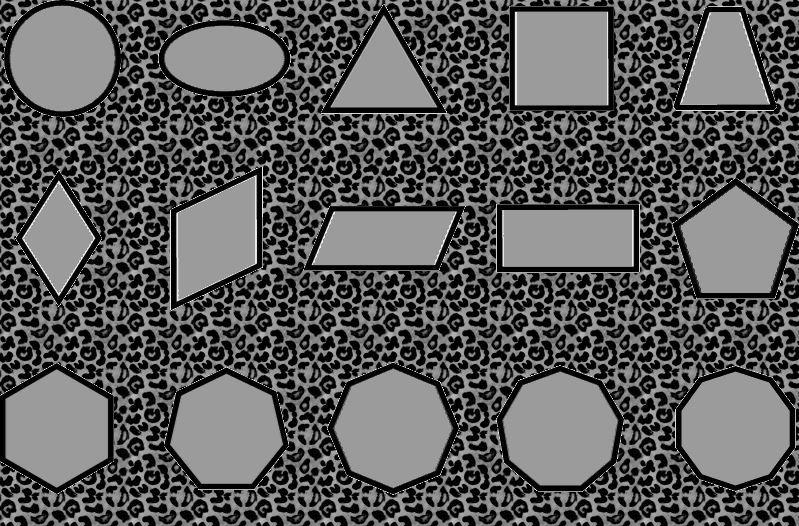
#> input picture imagens/shapes_leo.jpg, 799 x 526 px
$ python pycv-proj-test.py imagens/shapes_leo.jpg
#> lines starting #> are read from the running program, lines starting #| are printed output that depends on the picture; after the words box and inside, x2 and y2 are one past the last pixel; in counts of white or black regions, pixels touching at a corner belong together
'''
Created on 23 Nov 2017

@author: Vanessa Brischi Olivatto
'''

# coding=utf-8

# Developed and tested with:
#
# os: Windows 10
# python version: 3.6.3
# opencv version: 3.3.1

# Notes:
# (1) Two different sets of parameters were used in Hough transform. First set is tuned to detect small circles. Second
# set is tuned to detect larger circles. Results from both transforms are concatenated to obtain final circle detection
# (2) Pre-processing consists into opening and closing filtering to eliminate noise. Edge detection is added afterwards
#

import numpy as np
import cv2

import matplotlib.pyplot as plt
import sys


def Hough_circle_transform(path):

    # Read the image.
#> called with path = 'imagens/shapes_leo.jpg'
    image_ori = cv2.imread(path,0)
#> image_ori is the input picture: shape (526, 799); min 0, max 239, mean 88.9


    # Apply erosion followed by dilation filter (Opening) in order to reduce noise (elliptical kernel).
    kernel = cv2.getStructuringElement(cv2.MORPH_ELLIPSE,(22, 22))
    opening = cv2.morphologyEx(image_ori, cv2.MORPH_OPEN, kernel)
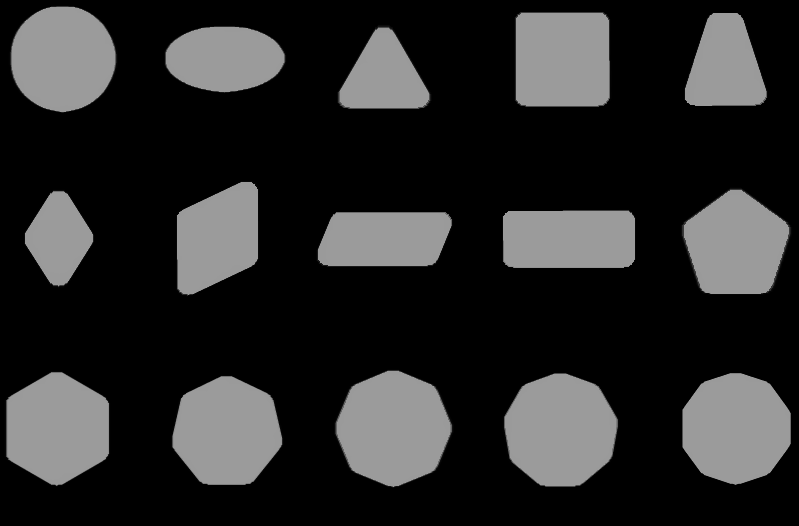
#> opening: shape (526, 799); min 0, max 155, mean 42.4

    # Apply dilation followed by erosion filter (Closing) in order to reduce noise (elliptical kernel).
    kernel = cv2.getStructuringElement(cv2.MORPH_ELLIPSE,(3,3))
    closing = cv2.morphologyEx(opening, cv2.MORPH_CLOSE, kernel)

    # Apply edge detection
    image = cv2.Canny(closing, 0, 255)
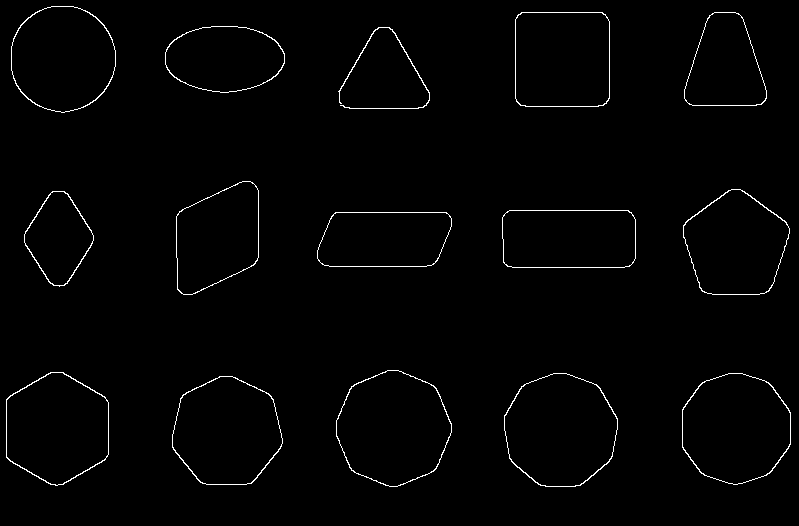
#> image: shape (526, 799); 1.3% white in thin lines or dots, all inside (x1, y1, x2, y2) = (6, 6, 791, 487)


    # Apply Hough Transform to small circles
    circles11 = cv2.HoughCircles(image, cv2.HOUGH_GRADIENT, 1.2, 60,
                            param1=50, param2=16, minRadius=4, maxRadius=10)
#> circles11 = [[420.6, 96.6, 9.16]]
    # Apply Hough Transform to large circles
    circles12 = cv2.HoughCircles(image, cv2.HOUGH_GRADIENT, 1.4, 60,
                            param1=50, param2=60, minRadius=10, maxRadius=90)
#> circles12 = [[63.7, 59.5, 52.7]]
    # Concatenate detected circles
    if circles11 is not None:
        circles = np.array([np.concatenate((circles11[0,:], circles12[0,:]), axis=0)])
#> circles = [[420.6, 96.6, 9.16], [63.7, 59.5, 52.7]]
    else:
        circles = circles12

    circles = np.uint16(np.around(circles))
#> circles = [[421, 97, 9], [64, 60, 53]]

    # Draw detected circles to the gray scale of the original image
    output = cv2.cvtColor(image_ori,cv2.COLOR_GRAY2BGR)
    for i in circles[0,:]:
        # draw the outer circle
        cv2.circle(output,(i[0],i[1]),i[2],(255,0,0),2)
#> this loop made 2 passes
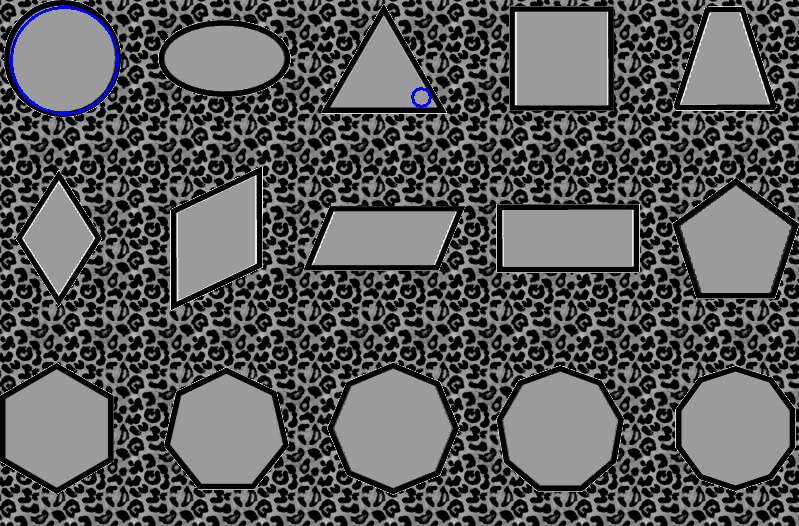
#> output: shape (526, 799, 3); 0.27% of pixels changed, all inside (x1, y1, x2, y2) = (10, 6, 432, 115)


    bgr_img = cv2.imread(path)
    b,g,r = cv2.split(bgr_img)       # get b,g,r (bgr convention)
    rgb_img = cv2.merge([r,g,b])     # switch it to rgb

    plt.subplot(121),plt.imshow(rgb_img)
    plt.title('Original Image'), plt.xticks([]), plt.yticks([])
    plt.subplot(122),plt.imshow(output)
    plt.title('Processed Image'), plt.xticks([]), plt.yticks([])
    plt.show()
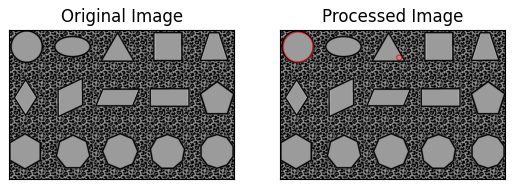
#> figure drawn by matplotlib, 2 panels; B, G, R data is drawn as R, G, B


if __name__ == '__main__':

    Hough_circle_transform(sys.argv[1])
